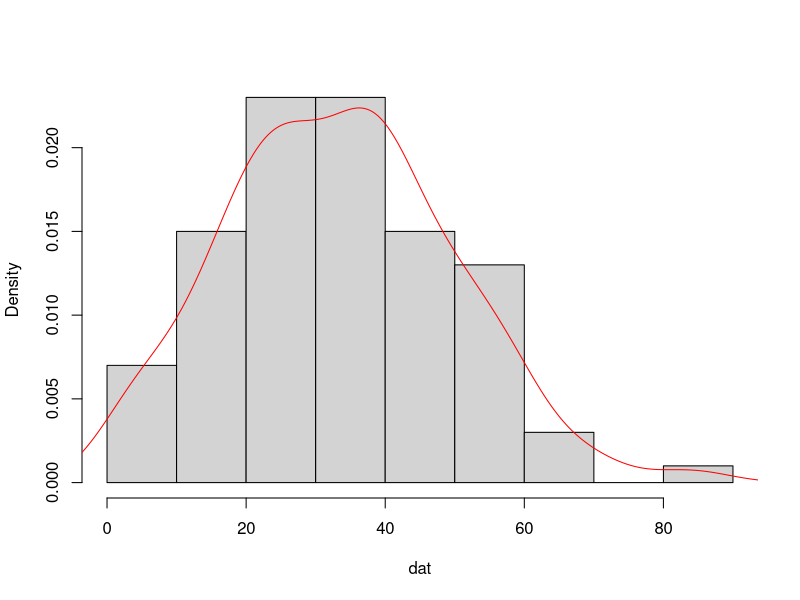
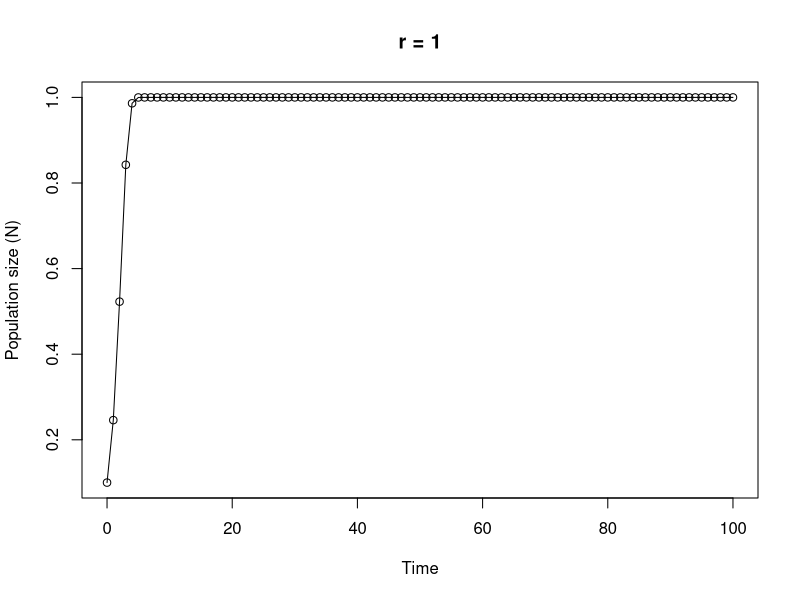

Write R code to recreate these figures, in order.
## ---- chunk 1
knitr::opts_chunk$set(echo=TRUE, message = FALSE, warning = FALSE, eval = FALSE, cache = FALSE)
SOLUTIONS <- TRUE
## ---- chunk 2

# area of a circle
# the equation to calculate the area of a circle is pi * radius^2

circle_area <- function(d){ 
	pi * (d/2)^2
}

# to use your new function

circle_area(10)
# [1] 78.53982

# to test on a vector of diameters
# first create a vector with diameters ranging from 0 to 50 in steps of 10

cir_diam <- seq(from = 0, to = 50, by = 10)

# test your function

circle_area(cir_diam)
# [1]    0.00000   78.53982  314.15927  706.85835 1256.63706 1963.49541
## ---- chunk 3

far_cent <- function(a){
	val <- (a-32)*5/9
	print(paste("Fahrenheit: ", round(a, digits = 3), "oF",sep = " "), quote = FALSE)# round 3dp
	print(paste("Centigrade: ", round(val, digits = 3), "oC", sep = " "), quote = FALSE)# round 3dp
}

# alternative Fahrenheit to centigrade using cat function

far_cent2 <- function(a){
	val <- (a - 32) * 5/9	#calculation
	cat("Fahrenheit: ", round(a, digits = 3), "oF", "\n")   # use cat function
	cat("Centigrade: ", round(val, digits = 3), "oC", "\n")   
}
## ---- chunk 4

# Create a vector of normally distributed data
# length 100, mean 35 and standard deviation of 29

vals <- rnorm(100, 35, 15)	# create some norm dist data mean 35, sd = 15

summary_fun <- function(dat){
	mymean <- round(mean(dat), digits = 4)      	# calc mean
	mymedian <- round(median(dat), digits = 4)    # calc median
	mymin <- round(min(dat), digits = 4)          # calc min
	mymax <- round(max(dat), digits = 4)          # calc max
	print(paste("mean:", mymean, sep = " "), quote = FALSE)     # print mean
	print(paste("median:", mymedian, sep = " "), quote = FALSE)     # print median
	print(paste("range:", "from:", mymin, "to", mymax, sep = " "), quote = FALSE) 
	dens <- density(dat)                          # estimate density curve
	hist(dat, main = "",type = "l",freq = FALSE)  # plot histogram
	lines(dens, lty = 1, col = "red")             # plot density curve
}

# use the function
summary_fun(vals)
## ---- chunk 5

# calculate a median

ourmedian <- function(x){
	n <- length(x)
	if (n %% 2 == 1)      # odd numbers
	  sort(x)[(n + 1)/2]  # find the middle number by adding 1 to length and div 2
	else {                # even numbers
	  middletwo <- sort(x)[(n/2) + 0:1]   #find the two middle numbers
	  mean(middletwo)
	  }
}

# use the function
mydat <- sample(1:50, size = 10, replace = TRUE )

# our function
ourmedian(mydat)

# R median function
median(mydat)
## ---- chunk 6

# function to simulate Ricker model

Ricker_model <- function(nzero, r, time, K=1){     # sets initial parameters
  N <- numeric(time + 1)    # creates a real vector of length time+1 to store values of Nt+1
  N[1] <- nzero             # sets initial population size in first element of N
  for (i in 1:time) {				# loops over time
      N[i+1] <- N[i]*exp(r*(1 - N[i]/K))    
  }
  Time <- 0:time   					 # creates vector for x axis
  plot(Time, N, type = "o", xlim = c(0, time), xlab = "Time", ylab = "Population size (N)", main = paste("r =", r, sep=" "))   # plots     output
}

# To run
# play around with the different parameters, especially r
Ricker_model(nzero=0.1,r=1,time=100)
